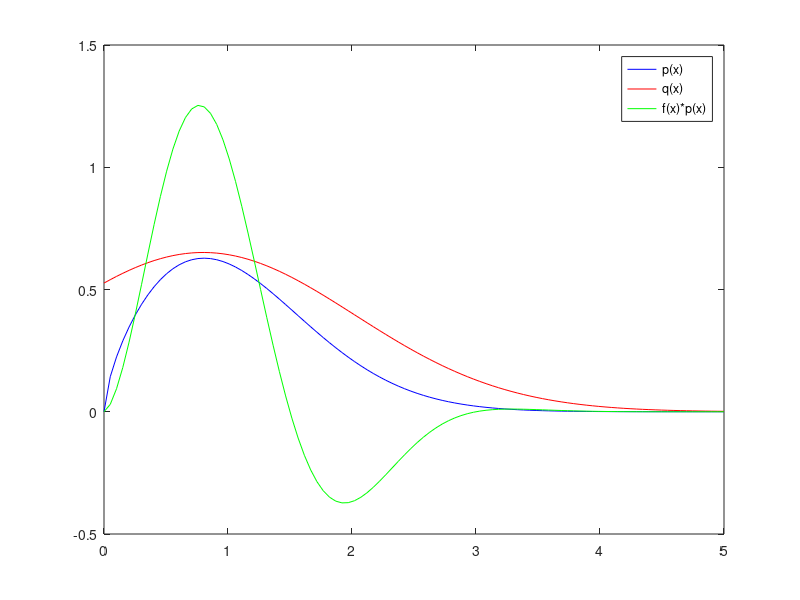

Here is the MATLAB script that generated this plot: (Note: this script raises an error after producing the figure.)
%% Applicazione  di MonteCarlo Approximation e IR ed IS ( importance Sampling Resampling)
%  per la stima approssimata del Valore Atteso:
%              I                     1            i  
%  E[ f(x) ] = I   f(x) p(x) dx ~   ---  sum( f( x ) )
%              I                     N
%
%  dove:
%
%  - f(x): funzione arbitraria --> Loss function (in Decision Theoretic)
%
%  - p(x): distribuzione di Probabilita (difficile da campionare)
%
%     i
%  - x : Campioni estratti da p(x)
%
%  Per CAMPIONARE p(x) utilizzo IMPORTANCE SAMPLING :
%
%              ^             1         i      i
%  E[ f(x) ] ~ E [ f(x) ] = ---  sum( w * f( x ) )
%                            N
%  dove:
%
% - g(x): PROPOSAL Distribution  
%         campionata mediante built  --> distribuzione approssimante p(x)
%          in functions MATLAB
%
%    i                                 i      i
% - w : PESI delle PARTICELLE  --> p( x )/g( x )
%
%
% Incrementando il Numero di Particelle e' possibile osservare come
% si riduce l'errore di approssimazione ( teoricamente O(N^-1/2 ))
clear all; close all
mu = 0.8; %
sigma = sqrt(1.5); %
k=1.65; %
c=2; %
num_iterations = 10; %
% TARGET DISTRIBUTION
p = @(x) x.^(k-1).*exp(-x.^2/2); 

% SAMPLING DISTRIBUTION
q = @(x) c/sqrt(2*pi*sigma^2).*exp(-(mu-x).^2/(2*sigma^2)); 

% FUNZIONE ARBITRARIA sulla quale calcolare il Valore Atteso
f = @(x) 2*sin(pi/1.5*x);

%Considero le distribuzioni nell' intervallo [0 , 5] rispetto al quale
%vogli calcolare l' integrale
fun=@(x)f(x).*p(x);
I_quad = quad(fun,0,5)
 
x=linspace(0,5,100);
figure(1);
plot(x,p(x),'b');hold on
plot(x,q(x),'r');
plot(x,p(x).*f(x),'g'); 
legend('p(x)','q(x)','f(x)*p(x)')


samp_size = 2500;
%SCHEMA IMPORTANCE SAMPLING  eseguito per num_iterations Simulazioni
for t=1:num_iterations
     
    % CAMPIONO da q(x) : X --> Vettore dei samp_size Samples
    Samples = normrnd(mu,sigma,[samp_size 1]);
     
    %Calcolo I Pesi
    j=0;
    for i=1:length(Samples)
        %Considero solo i sample Positivi perche' l'obbiettivo e
        %approssimare l'integrale in [0,5]
        if Samples(i) >=0
            j = j + 1;
            X(j)=Samples(i);
            
        end
    end
    %Calcolo I PESI
    W=p(X )./q(X );
    
    %Calcolo i termini da Sommare nell' approssimazione
    I=W.*f(X);
    %Calcola l'integrale Approssimato: Montecarlo sui campioni Estratti 
    I_hat_is(t) = sum(I)/sum(W);
    
    %     figure(2);
    %     clf;
    %     plot(X,W,'ro');hold on
    
    %% RESAMPLING con Campionamento Inverso Discreto se le particelle 
    %  generate sono poche
    % 
    % controllo se sia necessario ricampionare
    % neff=1/(W*W.');
    % if(neff < samp_size/10)
        
        W=W/sum(W);
        Index=CampionamentoInversoDiscreto(W, samp_size)+1;
        Xres=X(Index);
        %Calcolo I PESI
        Wres=ones(1,samp_size)/samp_size;
        %Calcolo i termini da Sommare nell' approssimazione
        I=Wres.*f(Xres);
        %Calcola l'integrale Approssimato: Montecarlo sui campioni Resampled 
        I_hat_ir(t) = sum(I)/sum(Wres);

        
    %    plot(Xres,Wres,'bo')
    %    legend(['IS-I=' num2str(I_hat_is)],['IR-I=' num2str(I_hat_ir)])
      
    %end
 
    
 
 
end
disp([I_hat_is ; I_hat_ir])
